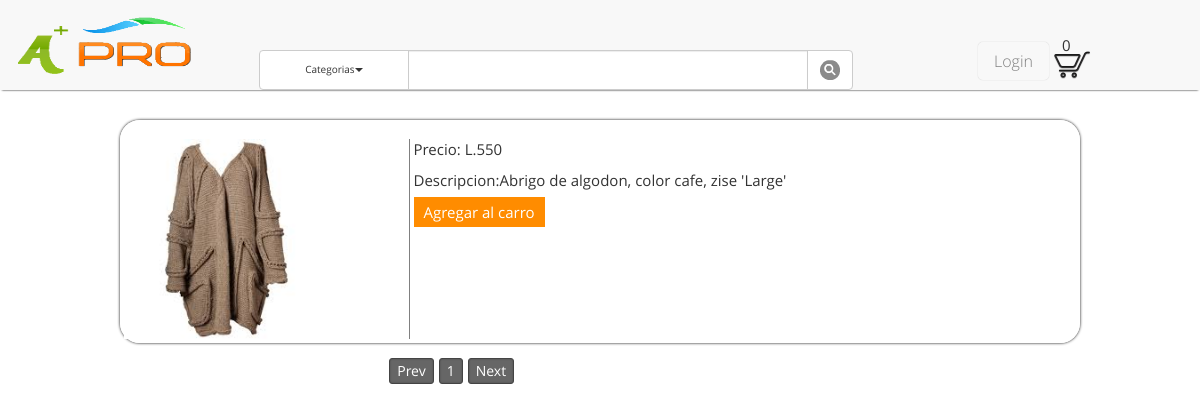
Screenshot of /mostrar.php?text=Abrigo_cafe with the database file from the repository.
### tables this page shows
CREATE TABLE IF NOT EXISTS `articulo` (
  `id` int(15) NOT NULL AUTO_INCREMENT,
  `nombre_articulo` varchar(50) NOT NULL,
  `marca` varchar(50) NOT NULL,
  `precio_unidad` float NOT NULL,
  `cantidad` int(3) NOT NULL,
  `estado` int(1) NOT NULL,
  `visitas` int(15) NOT NULL,
  `descripcion` longtext NOT NULL,
  `foto_articulo` longtext NOT NULL,
  `id_usuario` int(10) NOT NULL,
  `id_categoria` int(3) NOT NULL,
  PRIMARY KEY (`id`)
);

### mostrar.php (the view, shortened to what this page needs)
<?php
	require_once("conexion.php");
	if(isset($_GET["text"]))
	{
		$texto = $_GET["text"];
		$result = mysqli_query($conexion, "SELECT * FROM articulo WHERE nombre_articulo LIKE '%$texto%'");
	}
	else
	{
		$texto = "Mostrar Productos";
		$result = mysqli_query($conexion, "SELECT * FROM articulo");
	}
?>
<html>
<head>
    <link rel="stylesheet" href="css/bootstrap.css" />
    <link rel="stylesheet" href="css/style.css">
    <link rel="stylesheet" href="css/estiloLogin.css" />
    <link rel="stylesheet" href="css/simplePagination.css">
    <link rel="stylesheet" href="css/globals.css">
</head>
<body>
	<div id="bar">
        <div id="logo">
            <a href="index.php"><img src="images/logo.png"></a>
        </div>
        <div class="dropdown" style="">
          <form id="form1" name="form1" action="mostrar.php" method="GET">
          <div class="col-lg-6">
            <div class="input-group">
              <div class="input-group-btn">
                <button type="button" id="catSeleccionada" class="btn btn-default dropdown-toggle" data-toggle="dropdown" style="height:40px;width: 150px;font-size:10px;">Categorias<span class="caret"></span></button>
              </div>
              <input type="text" name="text" class="form-control" style="width:400px;" autocomplete="off" >
              <span class="input-group-btn" style="width:100px;">
                <button id="searchButton"  class="btn btn-default" type="submit" style="height:40px;"><img src="icons/search.png"></button>
              </span>
            </div>
          </div>
          </form>
      </div>
      <div class="container">
        <section class="main">
          <span id="spLogin"><a id="btnLogin" href="#">Login</a><span>
        </section>
      </div>
      <div id="shopping_cart"><p style="padding-left:10px; margin: 0;position:relative; top: 12px;">0</p><a href="#" style="margin: 0;padding:0;"><img src="icons/cart.png"></a></div>
  </div>
	<div id="contenido">
		<?php while($row = mysqli_fetch_assoc($result)) { ?>
		<div class="articles">
			<div class="article_photo">
				<img src="<?php echo 'articulos/'.$row["foto_articulo"]; ?>">
			</div>
			<div class="detalles">
				<p><?php echo "Precio: L.".$row["precio_unidad"]; ?></p>
				<p><?php echo "Descripcion:".$row["descripcion"]; ?></p>
        <p><a  href="">Agregar al carro</a></p>
			</div>
		</div>
		<?php } mysqli_free_result($result); ?>
	</div>
	<center><div id="selector"></div></center>
</body>
</html>

### css/style.css (style rules this page uses)
html,body { width:100%;height:100%;padding:0;background:#fff;margin:0; }
a { text-decoration:none }

### css/estiloLogin.css (style rules this page uses)
*, *:after, *:before { -webkit-box-sizing: border-box; -moz-box-sizing: border-box; -ms-box-sizing: border-box; -o-box-sizing: border-box; box-sizing: border-box; padding: 0; margin: 0; }
.main { position: absolute; top: -40px; right: 30px; width: 16%; z-index: 5; }

### css/simplePagination.css (style rules this page uses)
.simple-pagination { display: block; overflow: hidden; padding: 0 5px 5px 0; margin: 0; }

### css/globals.css (style rules this page uses)
body { background: #FFF; font-family: "open_sansregular"; }
#bar { background: #F8F8F8; margin-bottom: 2em; box-shadow: 0 2px 2px -2px #000000; width: 100%; }
#btnLogin { background: #F8F8F8; border-radius: 5px; color: gray; font-size: 16px; font-family: "Open Sans"; padding: 0.5em 1em; text-decoration: none; margin: 0; z-index: -1; box-shadow: 0 0 1px rgba(0, 0, 0, 0.3); }
#logo { width: 20%; }
#logo img { height: 60px; margin: 1em; width: 200px; }
#logo, .dropdown { display: inline-block; vertical-align: bottom; }
#shopping_cart { position: absolute; right: 100px; top: 23px; width:4%; }
.dropdown, #user { display: inline-block; vertical-align: middle; }
.dropdown { width: 50%; }

### css/demo.css (style rules this page uses)
html { height: 100%; }
body { font-family: 'Lato', Calibri, Arial, sans-serif; background: #ddd url(../images/bg.jpg) repeat top left; font-weight: 300; font-size: 15px; color: #333; -webkit-font-smoothing: antialiased; overflow-y: scroll; overflow-x: hidden; }
a { color: #555; text-decoration: none; }
.container { width: 100%; position: relative; }
.main { width: 90%; margin: 0 auto; position: relative; }

### mostrar.php (style rules this page uses)
#contenido { border: 4px solid white; border-radius: 20px; box-shadow: #000 0px 0px 3px; margin: 1em auto; width: 80%; }
#selector { width: 50%; }
.articles { margin-top: 1em; width: 100%; }
.article_photo { border-right: 1px solid gray; width: 30%; }
.article_photo img { width: 200px; }
.detalles { width: 68%; }
.detalles a { background: #FF8C00; color: white; padding: 5px 10px; text-decoration: none; }
.detalles, .article_photo { display: inline-block; vertical-align: top; }
.dropdown { width: 50%; }

### rows the page displays
articulo: foto_articulo (picture), precio_unidad "550", descripcion "Abrigo de algodon, color cafe, zise 'Large'"
